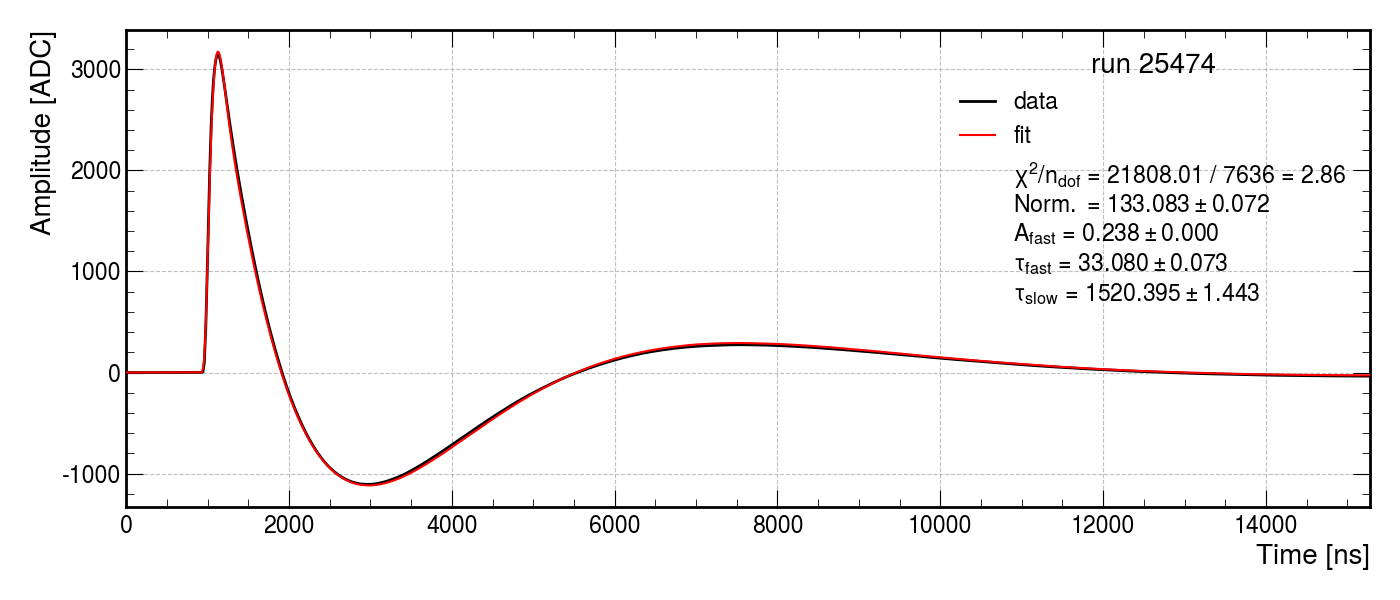
#> input picture AnalysisWaffles/results_ultimate2_inter_fixtemplate/run025474/convfit_data_25474_template_0_ch11227.png, 1400 x 600 px
$ jupyter execute --allow-errors tau_slow_by_time.ipynb
#> lines starting #> are read from the running program, lines starting #| are printed output that depends on the picture
[cell 1]
import numpy as np
import matplotlib.pyplot as plt
import matplotlib.dates as mdate
import datetime as dt
import time
import awkward as ak
import uproot
from tqdm import tqdm
from glob import glob
from scipy import stats as st
from scipy import signal
import numba as nb

import mplhep
mplhep.style.use(mplhep.style.ROOT)
#> (this line was passed over: mplhep is not available in this run)
plt.rcParams.update({'font.size': 23,
                     'grid.linestyle': '--',
                     'axes.grid': True,
                     'figure.autolayout': True,
                     'figure.figsize': [14,6]
                     })

import re

[cell 2]
import polars as pl
runscsv = sorted(glob(f"./runlists/*_runs.csv"))

dfs = [ pl.read_csv(f) for f in runscsv]

# [8 lines left out: function get_efield, not called in this run]

[cell 3]
def selection(data):
    _data = data[data['nwvf']<200]
    return _data

def read_conv_data(folder = "./results_fixtemplate", ch = 11225):
    if folder.endswith("/"):
        folder = folder[:-1]
    files = sorted(glob(f"{folder}/run0*/convolution_output*.txt"))
    files = [ f for f in files if str(ch) in f]


    dtp = np.dtype([
        ("timestamp", np.uint64),
        ("A_f", np.float32),
        ("tau_f", np.float32 ),
        ("tau_s", np.float32 ),
        ("Efield", np.float32 ),
        ("run", np.int16 ),
        ("time", np.object_ ),
        ("chi2", np.float32 ),
        ("nwvf", np.int64 ),
    ])

    data = np.zeros(len(files), dtype=dtp)
    runs = []
    for i, file in enumerate(files):
        tmp = np.fromfile(file, sep=' ')
        p = re.compile('[0-9]+')
        runnumber = file.replace(f'{folder}/run0','')
        runnumber = (int(p.match(runnumber).group(0)))
        runs.append(runnumber)

        data[i]['timestamp'] = tmp[0]*16e-9
        data[i]['A_f'] = tmp[1]
        data[i]['tau_f'] = tmp[2]
        data[i]['tau_s'] = tmp[3]
        data[i]['run'] = runnumber
        data[i]['Efield'] = get_efield(runnumber)
        data[i]['time'] = dt.datetime.fromtimestamp(tmp[0]*16e-9)
        data[i]['chi2'] = tmp[4]
        data[i]['nwvf'] = tmp[5]


    return data

def preliminary(ax, x=0.5, y=0.5):
    ax.text(x, y, 'Preliminary', transform=ax.transAxes,
            fontsize=60, color='gray', alpha=0.2,
            ha='center', va='center', rotation=30)
def plot_vs_time(data,
                 x='time',
                 y='tau_s',
                 skipp = None,
                 endp = None,
                 label='',
                 showHours=False,
                 isTime=True,
                 loc='best',
                 xlim = None,
                 selection=None,
                 legfontsize=16,
                 legtitle='',
                 **kwargs):

    if selection:
        data = selection(data)
    if 'linewidth' not in kwargs.keys():
        kwargs['linewidth'] = 2
    if 'markersize' not in kwargs.keys():
        kwargs['markersize'] = 10
    if 'yerr' not in kwargs.keys():
        kwargs['yerr'] = 0
    if 'fmt' not in kwargs.keys():
        kwargs['fmt'] = '.'
    plt.subplots_adjust(bottom=0.2)
    plt.xticks(rotation=25)
    ax = plt.gca()
    if isTime:
        if showHours:
            xfmt = mdate.DateFormatter('%Y-%m-%d\n%H:%M')
        else:
            xfmt = mdate.DateFormatter('%Y-%m-%d')
        ax.xaxis.set_major_formatter(xfmt)
    plt.errorbar(data[x][skipp:endp], data[y][skipp:endp], label=label, **kwargs)
    plt.ylabel(r'$\tau_{slow}$ [ns]')
    plt.legend(title=legtitle,loc=loc,frameon=True, fontsize=legfontsize, title_fontsize=legfontsize+2)
    plt.xlim(xlim)

# data = read_conv_data("./results_fixtemplate/")
ch = 11227
data = read_conv_data("./results/", ch=ch)
datafix = read_conv_data("./results_fixtemplate/", ch=ch)
datafix2 = read_conv_data("./results_new_template_fixtemplate/", ch=ch)
datafixu = read_conv_data("./results_ultimate2_inter_fixtemplate/", ch=ch)
databeam = read_conv_data("./results_beam/", ch=ch)
databeamfix = read_conv_data("./results_beam_fixtemplate/", ch=ch)
databeamfix2 = read_conv_data("./results_beam_new_template_fixtemplate/", ch=ch)
databeamfixu = read_conv_data("./results_beam_ultimate2_inter_fixtemplate/", ch=ch)

xlim=(None,None)
# xlim = (dt.datetime(2024,7,29,10), dt.datetime(2024,7,29,12))
varplot = dict(
    x = 'time',
    y = 'tau_s',
    skipp=None,
    endp=None,
    showHours = False,
    legtitle=f"Ch.{ch}",
    legfontsize=12,
)
varplot_low_nwvf = varplot.copy()
varplot_low_nwvf.update(dict(
    selection=selection,
    color='r'
))
# plot_vs_time(data, label='PDS Only - Dynamic template', **varplot)
# plot_vs_time(datafix, label='PDS Only - Fix template 26261', **varplot)
# plot_vs_time(datafix2, label='PDS Only - Fix template 29177', **varplot)
plot_vs_time(datafixu, label='PDS Only - Fix template all', **varplot)
# plot_vs_time(databeam, label='Beam - Dynamic template', **varplot)
plot_vs_time(databeamfixu, label='Beam - Fix template all',**varplot)
# plot_vs_time(databeamfix, label='Beam - Fix template 26261', **varplot)
# plot_vs_time(databeamfix2, label='Beam - Fix template 29177', **varplot)
plot_vs_time(datafixu, label='Lower then 200 wvfs', **varplot_low_nwvf)
plot_vs_time(databeamfixu, label='', **varplot_low_nwvf)
preliminary(plt.gca())
plt.xlim(xlim)
# plt.yscale('log')
# plt.ylabel('N waveforms in average')
plt.ylim(1200,1600)
# plt.savefig(f'tau_vs_time_ch{ch}.png', dpi=200)
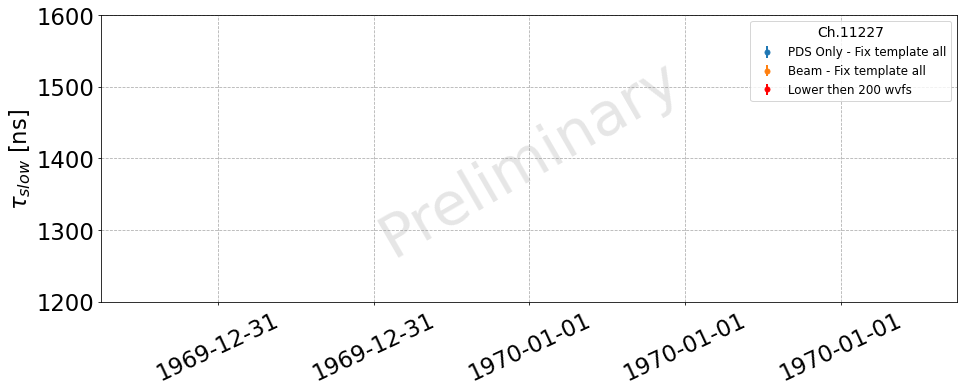
#> figure drawn by matplotlib, 1 panel

[cell 4]
def merged_data(fpurity, fbeam, ch):
    datafixu = read_conv_data(fpurity, ch=ch)
    databeamfixu = read_conv_data(fbeam, ch=ch)
    return np.append(datafixu, databeamfixu)
fpurity = "./results_ultimate2_inter_fixtemplate"
fbeam = "./results_beam_ultimate2_inter_fixtemplate"
merged = {}
ch = 11225
merged[ch] = merged_data(fpurity, fbeam, ch)
ch = 11227
merged[ch] = merged_data(fpurity, fbeam, ch)
ch = 11114
merged[ch] = merged_data(fpurity, fbeam, ch)

def selection_bigger(data):
    _data = data[data['nwvf']>200]
    return _data

xlim=(None,None)
varplot = dict(
    x = 'time',
    y = 'tau_s',
    skipp=None,
    endp=None,
    showHours = False,
    legtitle=f"All runs >200 wvfs",
    legfontsize=12,
    selection=selection_bigger,
)
for k in merged.keys():
    plot_vs_time(merged[k], label=f'Ch {k}', **varplot)
preliminary(plt.gca())
plt.xlim(xlim)
plt.ylim(1200,1600)
plt.savefig(f'tau_vs_time_all_channels.png', dpi=200)

[cell 5]
fpurity = "./results_ultimate_inter_fixtemplate/"
fbeam = "./results_beam_ultimate_inter_fixtemplate/"
ch = 11227
normal = merged_data(fpurity, fbeam, ch)
fpurity = "./results_ultimate2_inter_fixtemplate/"
fbeam = "./results_beam_ultimate2_inter_fixtemplate/"
normal2 = merged_data(fpurity, fbeam, ch)

xlim=(None,None)
varplot = dict(
    x = 'time',
    y = 'tau_s',
    skipp=None,
    endp=None,
    showHours = False,
    legtitle=f"All runs >200 wvfs",
    legfontsize=12,
)
plot_vs_time(normal, label=f'Ch {k} 1', **varplot)
plot_vs_time(normal2, label=f'Ch {k} 2', **varplot)
preliminary(plt.gca())
plt.xlim(xlim)
plt.ylim(1100,1600)
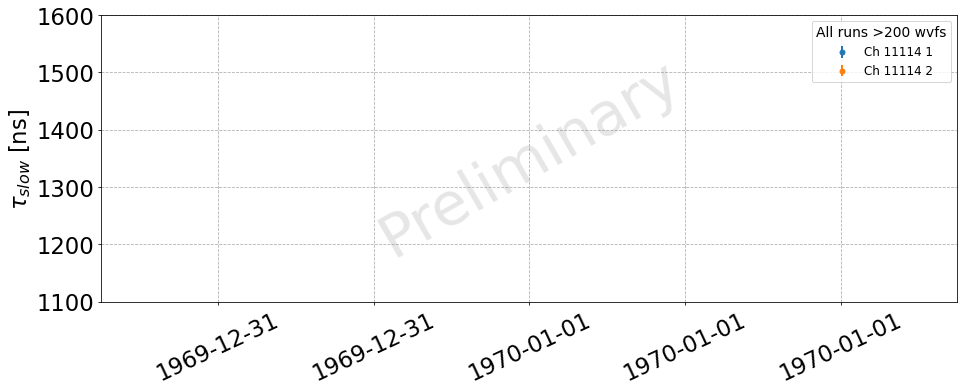
#> figure drawn by matplotlib, 1 panel

[cell 6]
import plotly.graph_objects as go
def iplot_vs_time(fig:go.Figure, data=None, x='time', y='tau_s', name='', yaxis_range =[None,None], selection=None):

    if selection:
        data = selection(data)
    fig.add_trace(go.Scatter(x=data[x], y=data[y], mode='markers', name=name))


selection = None
fig = go.Figure()
x='run'
y='tau_s'
# iplot_vs_time(fig, x=x, y=y, data=data, name='PDS Only - Dynamic template', selection=selection)
# iplot_vs_time(fig, x=x, y=y, data=datafix, name='PDS Only - Fix template 26261', selection=selection)
# iplot_vs_time(fig, x=x, y=y, data=datafix2, name='PDS Only - Fix template 29177', selection=selection)
iplot_vs_time(fig, x=x, y=y, data=datafixu, name='PDS Only - Fix template all', selection=selection)
# iplot_vs_time(fig, x=x, y=y, data=databeam, name='Beam - Dynamic template ', selection=selection)
# iplot_vs_time(fig, x=x, y=y, data=databeamfix, name='Beam - Fix template 26261', selection=selection)
# iplot_vs_time(fig, x=x, y=y, data=databeamfix2, name='Beam - Fix template 29177', selection=selection)
iplot_vs_time(fig, x=x, y=y, data=databeamfixu, name='Beam - Fix template all', selection=selection)
# fig.update_layout(yaxis_range=[1200,1700])
fig.show()

[cell 7]
ch = 11227
files_plot_resuls = sorted(glob(f"results_ultimate2_inter_fixtemplate/run*/*_ch{ch}.png"))
files_plot_resuls += sorted(glob(f"results_beam_ultimate2_inter_fixtemplate/run*/*_ch{ch}.png"))
nfiles:int = len(files_plot_resuls)
print(len(files_plot_resuls), files_plot_resuls)

[cell 8]
def close_factors(number):
    '''
    find the closest pair of factors for a given number
    '''
    factor1 = 0
    factor2 = number
    while factor1 +1 <= factor2:
        factor1 += 1
        if number % factor1 == 0:
            factor2 = number // factor1

    return factor1, factor2
def almost_factors(number):
    '''
    find a pair of factors that are close enough for a number that is close enough
    '''
    while True:
        factor1, factor2 = close_factors(number)
        if 1/2 * factor1 <= factor2: # the fraction in this line can be adjusted to change the threshold aspect ratio
            break
        number += 1
    return factor2, factor1
from mpl_toolkits.axes_grid1 import ImageGrid
import re

fig = plt.figure(figsize=(34, 34.))
nplots = len(files_plot_resuls)
mg, ng = almost_factors(nplots)
grid = ImageGrid(fig, 111,  # similar to subplot(111)
                 nrows_ncols=(mg,ng),  # creates 2x2 grid of Axes
                 axes_pad=0.1,  # pad between Axes in inch.
                 )

for ax, im in zip(grid, files_plot_resuls):
    ax:plt.Axes
    result = plt.imread(im)
#> result is the input picture: shape (600, 1400, 4) float32; mean R, G, B, A 0.968, 0.963, 0.963, 1
    result = result[25:570, 30:1380,:]
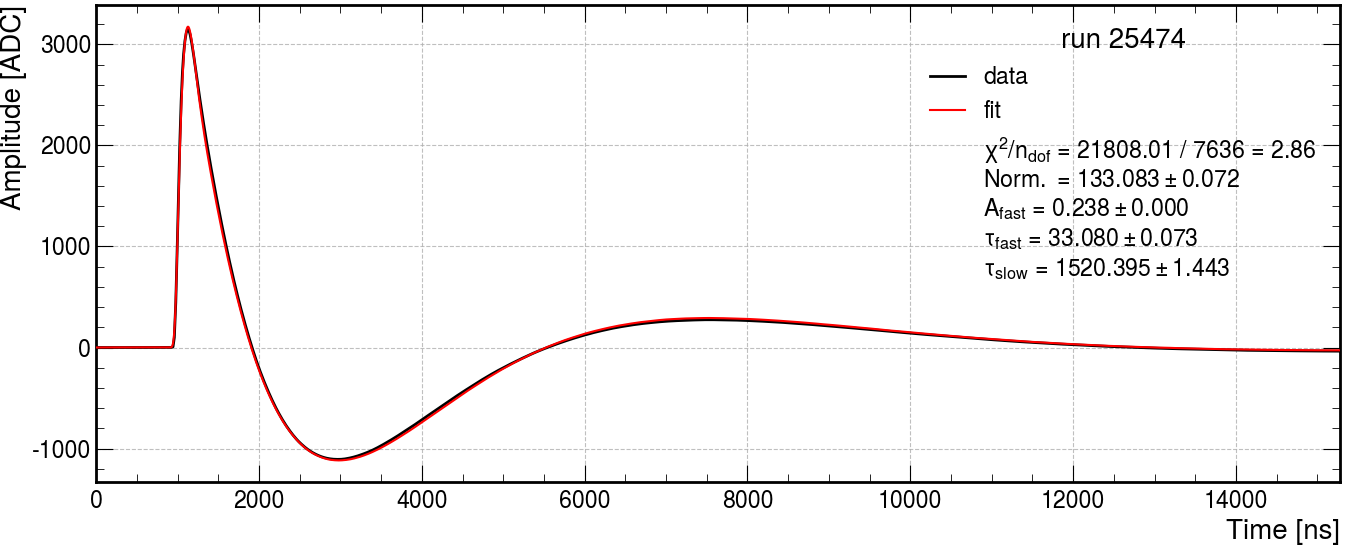
#> result: shape (545, 1350, 4) float32; mean R, G, B, A 0.963, 0.958, 0.958, 1
    p = re.compile('.*/run0(.+)/convfit')
    m = p.match(im)
    r = f"run {m.group(1)}"
    ax.imshow(result)
    ax.text(0.4,0.8,r, transform=ax.transAxes, fontsize=16)
    ax.axis('off')
if mg*ng != nplots:
    for ax in grid[nplots:]:
        ax.axis('off')

plt.show()
# fig.savefig(f'all_results_ch{ch}.pdf', dpi=300, bbox_inches='tight')
# fig.savefig(f'all_results_ch{ch}.png', dpi=300, bbox_inches='tight')

[cell 9]
def selection(data):
    _data = data[data['nwvf']>200]
    _data['Efield'] = _data['Efield']/360.
    return _data
varplot = dict(
    x = 'Efield',
    y = 'tau_s',
    skipp=None,
    endp=None,
    isTime = False,
    legtitle=f"",
    legfontsize=12,
    selection=selection,
)
varplot_low_nwvf = varplot.copy()
varplot_low_nwvf.update(dict(
    color='r'
))
channels = [11114, 11225, 11227]
for ch in channels:
    plot_vs_time(merged[ch], label=f'Ch. {ch}', **varplot)
preliminary(plt.gca())
plt.xlim(xlim)
plt.xlabel('Electric Field [kV/cm]')
plt.ylabel(r'$\tau_{eff}$ [ns]')
plt.ylim(1200,1600)
# plt.savefig(f'tau_vs_time_ch{ch}.png', dpi=200)
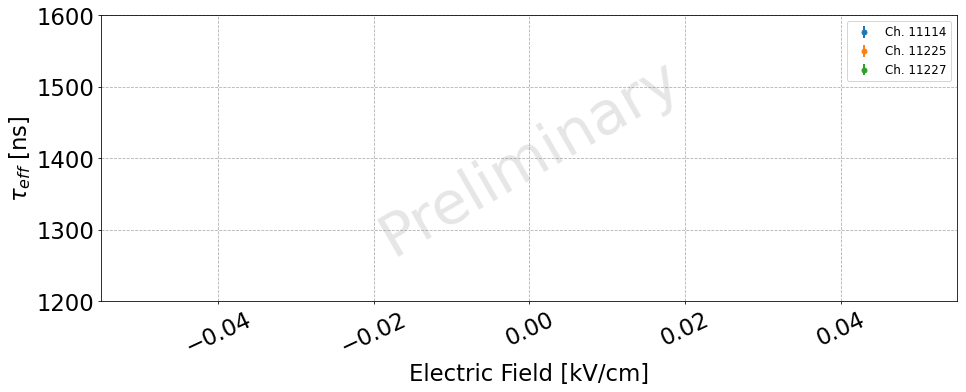
#> figure drawn by matplotlib, 1 panel
